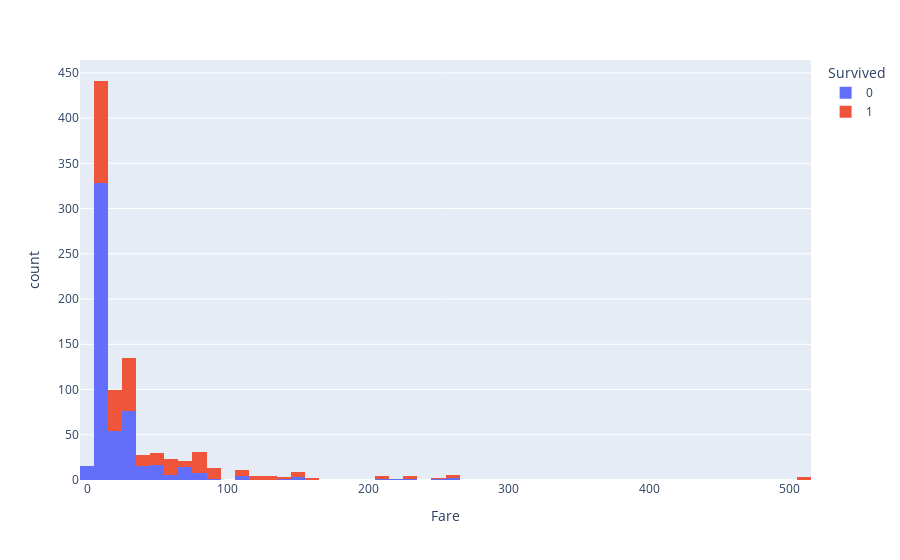

Write notebook code for a chart like this one.
### Markdown cell above
### Survival by Fare (If your Ticket was cheap you had a higher chance of dying)

### Code cell
px.histogram(titanicdf, x="Fare", color="Survived")

### Figure 1 — Plotly figure (JSON) as saved in the notebook; plotly's stock layout.template omitted (floating-point values rounded to 4 significant figures; data arrays with more than 128 entries replaced by an {"elided": "..."} marker saying what was removed)
{"data": [{"alignmentgroup": "True", "bingroup": "x", "hovertemplate": "Survived=0<br>Fare=%{x}<br>count=%{y}<extra></extra>", "legendgroup": "0", "marker": {"color": "#636efa", "pattern": {"shape": ""}}, "name": "0", "offsetgroup": "0", "orientation": "v", "showlegend": true, "type": "histogram", "x": {"elided": "549 float values"}, "xaxis": "x", "yaxis": "y"}, {"alignmentgroup": "True", "bingroup": "x", "hovertemplate": "Survived=1<br>Fare=%{x}<br>count=%{y}<extra></extra>", "legendgroup": "1", "marker": {"color": "#EF553B", "pattern": {"shape": ""}}, "name": "1", "offsetgroup": "1", "orientation": "v", "showlegend": true, "type": "histogram", "x": {"elided": "342 float values"}, "xaxis": "x", "yaxis": "y"}], "layout": {"barmode": "relative", "legend": {"title": {"text": "Survived"}, "tracegroupgap": 0}, "margin": {"t": 60}, "xaxis": {"anchor": "y", "domain": [0, 1], "title": {"text": "Fare"}}, "yaxis": {"anchor": "x", "domain": [0, 1], "title": {"text": "count"}}}}
